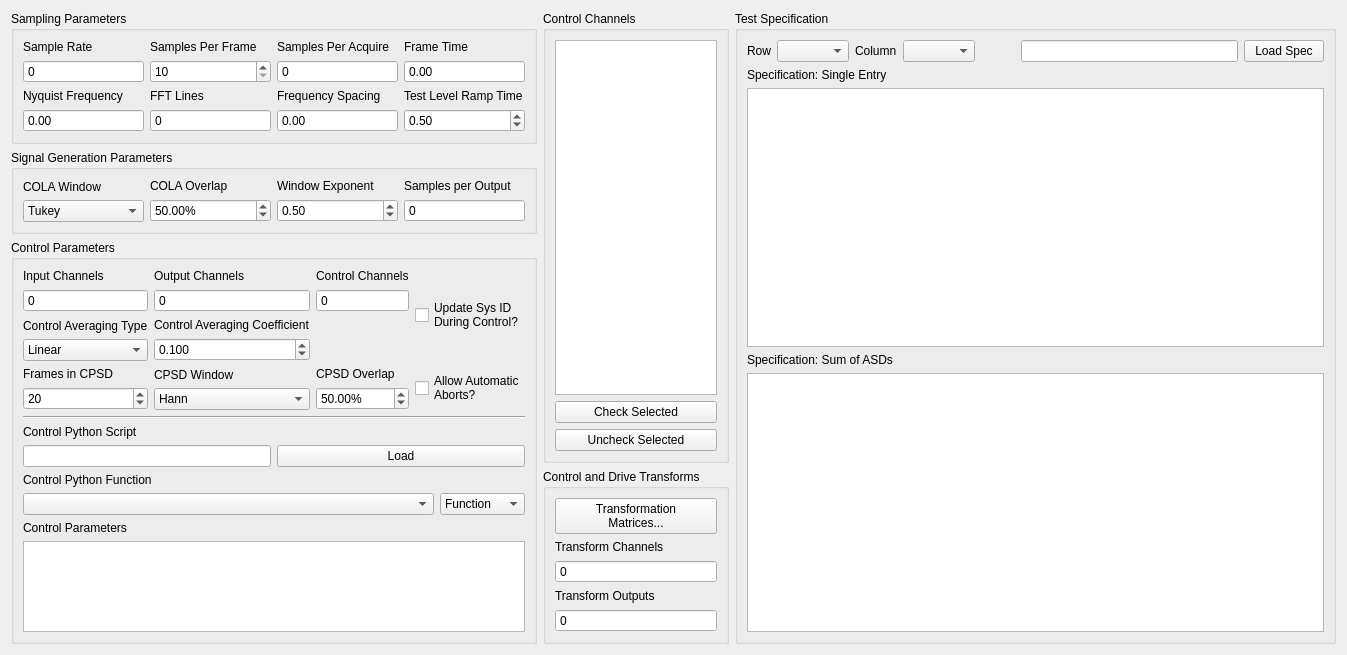
<?xml version="1.0" encoding="UTF-8"?>
<ui version="4.0">
 <class>Form</class>
 <widget class="QWidget" name="Form">
  <property name="geometry">
   <rect>
    <x>0</x>
    <y>0</y>
    <width>1347</width>
    <height>655</height>
   </rect>
  </property>
  <property name="windowTitle">
   <string>Form</string>
  </property>
  <layout class="QVBoxLayout" name="verticalLayout">
   <item>
    <layout class="QHBoxLayout" name="specification_layout" stretch="0,0,1">
     <item>
      <layout class="QVBoxLayout" name="specification_summary_layout">
       <item>
        <widget class="QGroupBox" name="sampling_parameters_groupbox">
         <property name="title">
          <string>Sampling Parameters</string>
         </property>
         <layout class="QGridLayout" name="gridLayout">
          <item row="0" column="2">
           <layout class="QVBoxLayout" name="samples_per_read_layout">
            <item>
             <widget class="QLabel" name="samples_per_acquire_label">
              <property name="text">
               <string>Samples Per Acquire</string>
              </property>
             </widget>
            </item>
            <item>
             <widget class="QSpinBox" name="samples_per_acquire_display">
              <property name="enabled">
               <bool>true</bool>
              </property>
              <property name="toolTip">
               <string>Number of samples that the control process processes at a time.  This will be equal to the Samples per Frame * (1 - Overlap Percentage / 100).  This need correspond to the read or write size of the data acquisition system as the control process acquisition is buffered.</string>
              </property>
              <property name="readOnly">
               <bool>true</bool>
              </property>
              <property name="buttonSymbols">
               <enum>QAbstractSpinBox::NoButtons</enum>
              </property>
              <property name="prefix">
               <string/>
              </property>
              <property name="maximum">
               <number>1000000</number>
              </property>
             </widget>
            </item>
           </layout>
          </item>
          <item row="0" column="0">
           <layout class="QVBoxLayout" name="samples_per_frame_layout">
            <item>
             <widget class="QLabel" name="sample_rate_display_label">
              <property name="text">
               <string>Sample Rate</string>
              </property>
             </widget>
            </item>
            <item>
             <widget class="QSpinBox" name="sample_rate_display">
              <property name="enabled">
               <bool>true</bool>
              </property>
              <property name="toolTip">
               <string>Sample rate in samples per second of the data acquisition hardware.  This is a global parameter and must be set in the Data Acquisition Setup tab.</string>
              </property>
              <property name="readOnly">
               <bool>true</bool>
              </property>
              <property name="buttonSymbols">
               <enum>QAbstractSpinBox::NoButtons</enum>
              </property>
              <property name="prefix">
               <string/>
              </property>
              <property name="maximum">
               <number>1000000</number>
              </property>
             </widget>
            </item>
           </layout>
          </item>
          <item row="1" column="0">
           <layout class="QVBoxLayout" name="nyquist_frequency_layout">
            <item>
             <widget class="QLabel" name="nyquist_frequency_label">
              <property name="text">
               <string>Nyquist Frequency</string>
              </property>
             </widget>
            </item>
            <item>
             <widget class="QDoubleSpinBox" name="nyquist_frequency_display">
              <property name="enabled">
               <bool>true</bool>
              </property>
              <property name="toolTip">
               <string>The Nyquist Frequency is the highest frequency that can be analyzed using frequency domain techniques.  It is the Sample Rate / 2.</string>
              </property>
              <property name="readOnly">
               <bool>true</bool>
              </property>
              <property name="buttonSymbols">
               <enum>QAbstractSpinBox::NoButtons</enum>
              </property>
              <property name="maximum">
               <double>1000000.000000000000000</double>
              </property>
             </widget>
            </item>
           </layout>
          </item>
          <item row="1" column="1">
           <layout class="QVBoxLayout" name="fft_lines_layout">
            <item>
             <widget class="QLabel" name="fft_lines_label">
              <property name="text">
               <string>FFT Lines</string>
              </property>
             </widget>
            </item>
            <item>
             <widget class="QSpinBox" name="fft_lines_display">
              <property name="enabled">
               <bool>true</bool>
              </property>
              <property name="toolTip">
               <string>The number of frequency lines in the Fast Fourier Transform output, which is the number of frequency lines that will be in the Transfer Function and CPSD matrices.</string>
              </property>
              <property name="readOnly">
               <bool>true</bool>
              </property>
              <property name="buttonSymbols">
               <enum>QAbstractSpinBox::NoButtons</enum>
              </property>
              <property name="prefix">
               <string/>
              </property>
              <property name="maximum">
               <number>1000000</number>
              </property>
             </widget>
            </item>
           </layout>
          </item>
          <item row="1" column="2">
           <layout class="QVBoxLayout" name="frequency_spacing_layout">
            <item>
             <widget class="QLabel" name="frequency_spacing_label">
              <property name="text">
               <string>Frequency Spacing</string>
              </property>
             </widget>
            </item>
            <item>
             <widget class="QDoubleSpinBox" name="frequency_spacing_display">
              <property name="enabled">
               <bool>true</bool>
              </property>
              <property name="toolTip">
               <string>The frequency resolution of the measurement, computed by 1/Frame Time.</string>
              </property>
              <property name="readOnly">
               <bool>true</bool>
              </property>
              <property name="buttonSymbols">
               <enum>QAbstractSpinBox::NoButtons</enum>
              </property>
              <property name="maximum">
               <double>1000000.000000000000000</double>
              </property>
             </widget>
            </item>
           </layout>
          </item>
          <item row="0" column="1">
           <layout class="QVBoxLayout" name="sample_rate_layout">
            <item>
             <widget class="QLabel" name="samples_per_frame_label">
              <property name="text">
               <string>Samples Per Frame</string>
              </property>
             </widget>
            </item>
            <item>
             <widget class="QSpinBox" name="samples_per_frame_selector">
              <property name="enabled">
               <bool>true</bool>
              </property>
              <property name="toolTip">
               <string>Samples per measurement frame in the controller. The measurement frame is the &amp;quot;block&amp;quot; of data upon which the signal processing will be performed. This value will determine the window size. A larger value will result in more frequency lines in the FFT analysis. This need not correspond to the read or write size in the data acquisition system.</string>
              </property>
              <property name="readOnly">
               <bool>false</bool>
              </property>
              <property name="buttonSymbols">
               <enum>QAbstractSpinBox::UpDownArrows</enum>
              </property>
              <property name="keyboardTracking">
               <bool>false</bool>
              </property>
              <property name="prefix">
               <string/>
              </property>
              <property name="minimum">
               <number>10</number>
              </property>
              <property name="maximum">
               <number>1000000</number>
              </property>
              <property name="singleStep">
               <number>2</number>
              </property>
             </widget>
            </item>
           </layout>
          </item>
          <item row="0" column="5">
           <layout class="QVBoxLayout" name="frame_time_layout">
            <item>
             <widget class="QLabel" name="frame_time_label">
              <property name="text">
               <string>Frame Time</string>
              </property>
             </widget>
            </item>
            <item>
             <widget class="QDoubleSpinBox" name="frame_time_display">
              <property name="enabled">
               <bool>true</bool>
              </property>
              <property name="toolTip">
               <string>Time to acquire each measurement frame in seconds.  This is the Samples per Frame divided by the Sample Rate.</string>
              </property>
              <property name="readOnly">
               <bool>true</bool>
              </property>
              <property name="buttonSymbols">
               <enum>QAbstractSpinBox::NoButtons</enum>
              </property>
             </widget>
            </item>
           </layout>
          </item>
          <item row="1" column="5">
           <layout class="QVBoxLayout" name="verticalLayout_2">
            <item>
             <widget class="QLabel" name="ramp_time_label">
              <property name="text">
               <string>Test Level Ramp Time</string>
              </property>
             </widget>
            </item>
            <item>
             <widget class="QDoubleSpinBox" name="ramp_time_spinbox">
              <property name="toolTip">
               <string>Time in seconds that the controller takes to change the test level. The test level is changed smoothly to prevent damaging the excitation hardware or part under test. Larger numbers will result in a more smooth transition between test levels, while smaller numbers will make the test level change more quickly.</string>
              </property>
              <property name="minimum">
               <double>0.100000000000000</double>
              </property>
              <property name="maximum">
               <double>100.000000000000000</double>
              </property>
              <property name="singleStep">
               <double>0.100000000000000</double>
              </property>
              <property name="value">
               <double>0.500000000000000</double>
              </property>
             </widget>
            </item>
           </layout>
          </item>
         </layout>
        </widget>
       </item>
       <item>
        <widget class="QGroupBox" name="signal_generation_groupbox">
         <property name="title">
          <string>Signal Generation Parameters</string>
         </property>
         <layout class="QGridLayout" name="gridLayout_2">
          <item row="0" column="0">
           <layout class="QVBoxLayout" name="cola_window_layout">
            <item>
             <widget class="QLabel" name="cola_window_display_label">
              <property name="text">
               <string>COLA Window</string>
              </property>
             </widget>
            </item>
            <item>
             <widget class="QComboBox" name="cola_window_selector">
              <property name="toolTip">
               <string>Window function to use when performing the Constant Overlap and Add to combine time realizations into a continuous signal.  A Hann window is limited to 50% overlap.  Tukey windows can have variable overlap.</string>
              </property>
              <item>
               <property name="text">
                <string>Tukey</string>
               </property>
              </item>
              <item>
               <property name="text">
                <string>Hann</string>
               </property>
              </item>
             </widget>
            </item>
           </layout>
          </item>
          <item row="0" column="2">
           <layout class="QVBoxLayout" name="window_exponent_layout">
            <item>
             <widget class="QLabel" name="window_exponent_label">
              <property name="text">
               <string>Window Exponent</string>
              </property>
             </widget>
            </item>
            <item>
             <widget class="QDoubleSpinBox" name="cola_exponent_selector">
              <property name="toolTip">
               <string>Exponent that the window function is raised to.  This should typically be 0.5 to ensure a constant variance in the signal.  Don't change this value unless you know what you're doing.</string>
              </property>
              <property name="minimum">
               <double>-100.000000000000000</double>
              </property>
              <property name="maximum">
               <double>100.000000000000000</double>
              </property>
              <property name="singleStep">
               <double>0.500000000000000</double>
              </property>
              <property name="value">
               <double>0.500000000000000</double>
              </property>
             </widget>
            </item>
           </layout>
          </item>
          <item row="0" column="1">
           <layout class="QVBoxLayout" name="cola_overlap_percent_layout">
            <item>
             <widget class="QLabel" name="cola_overlap_percent_label">
              <property name="text">
               <string>COLA Overlap</string>
              </property>
             </widget>
            </item>
            <item>
             <widget class="QDoubleSpinBox" name="cola_overlap_percentage_selector">
              <property name="toolTip">
               <string>Percentage overlap between frames that are assembled using the Constant Overlap and Add</string>
              </property>
              <property name="suffix">
               <string>%</string>
              </property>
              <property name="value">
               <double>50.000000000000000</double>
              </property>
             </widget>
            </item>
           </layout>
          </item>
          <item row="0" column="3">
           <layout class="QVBoxLayout" name="samples_per_write_layout">
            <item>
             <widget class="QLabel" name="samples_per_write_label">
              <property name="text">
               <string>Samples per Output</string>
              </property>
             </widget>
            </item>
            <item>
             <widget class="QSpinBox" name="samples_per_write_display">
              <property name="enabled">
               <bool>true</bool>
              </property>
              <property name="toolTip">
               <string>Number of new samples generated by each realization taking into account the overlap with the previous realization.</string>
              </property>
              <property name="readOnly">
               <bool>true</bool>
              </property>
              <property name="buttonSymbols">
               <enum>QAbstractSpinBox::NoButtons</enum>
              </property>
              <property name="maximum">
               <number>10000000</number>
              </property>
             </widget>
            </item>
           </layout>
          </item>
         </layout>
        </widget>
       </item>
       <item>
        <widget class="QGroupBox" name="control_parameters_groupbox">
         <property name="title">
          <string>Control Parameters</string>
         </property>
         <layout class="QGridLayout" name="gridLayout_3">
          <item row="4" column="0" colspan="4">
           <widget class="Line" name="control_separator">
            <property name="orientation">
             <enum>Qt::Horizontal</enum>
            </property>
           </widget>
          </item>
          <item row="1" column="0">
           <layout class="QVBoxLayout" name="control_averaging_type_layout">
            <item>
             <widget class="QLabel" name="control_averaging_type_label">
              <property name="text">
               <string>Control Averaging Type</string>
              </property>
             </widget>
            </item>
            <item>
             <widget class="QComboBox" name="control_averaging_scheme_selector">
              <property name="toolTip">
               <string>Averaging used to compute the FRF/CPSDs during CONTROL (as opposed to during System ID, which is set separately in the System ID tab). Linear averaging weights all measurement frames in the CPSD window equally. Exponential averaging weights more recent frames more heavily, which lets the loop track amplitude/nonlinearity-dependent changes in the system as the test progresses, at the cost of a noisier single-frame estimate right after a restart.</string>
              </property>
              <item>
               <property name="text">
                <string>Linear</string>
               </property>
              </item>
              <item>
               <property name="text">
                <string>Exponential</string>
               </property>
              </item>
             </widget>
            </item>
           </layout>
          </item>
          <item row="1" column="1">
           <layout class="QVBoxLayout" name="control_averaging_coefficient_layout">
            <item>
             <widget class="QLabel" name="control_averaging_coefficient_label">
              <property name="text">
               <string>Control Averaging Coefficient</string>
              </property>
             </widget>
            </item>
            <item>
             <widget class="QDoubleSpinBox" name="control_averaging_coefficient_selector">
              <property name="toolTip">
               <string>Weighting applied to the most recent frame for Exponential control averaging. Ignored if Control Averaging Type is Linear.</string>
              </property>
              <property name="decimals">
               <number>3</number>
              </property>
              <property name="minimum">
               <double>0.000000000000000</double>
              </property>
              <property name="maximum">
               <double>1.000000000000000</double>
              </property>
              <property name="singleStep">
               <double>0.010000000000000</double>
              </property>
              <property name="value">
               <double>0.100000000000000</double>
              </property>
             </widget>
            </item>
           </layout>
          </item>
          <item row="0" column="0">
           <layout class="QVBoxLayout" name="input_channels_layout">
            <item>
             <widget class="QLabel" name="input_channels_label">
              <property name="text">
               <string>Input Channels</string>
              </property>
             </widget>
            </item>
            <item>
             <widget class="QSpinBox" name="input_channels_display">
              <property name="enabled">
               <bool>true</bool>
              </property>
              <property name="toolTip">
               <string>Number of acquisition channels that the controller is measuring.</string>
              </property>
              <property name="readOnly">
               <bool>true</bool>
              </property>
              <property name="buttonSymbols">
               <enum>QAbstractSpinBox::NoButtons</enum>
              </property>
              <property name="prefix">
               <string/>
              </property>
              <property name="maximum">
               <number>1000000</number>
              </property>
             </widget>
            </item>
           </layout>
          </item>
          <item row="5" column="0" colspan="4">
           <layout class="QVBoxLayout" name="control_script_vertical_layout">
            <item>
             <widget class="QLabel" name="control_script_label">
              <property name="text">
               <string>Control Python Script</string>
              </property>
             </widget>
            </item>
            <item>
             <layout class="QHBoxLayout" name="control_script_horizontal_layout">
              <item>
               <widget class="QLineEdit" name="control_script_file_path_input">
                <property name="sizePolicy">
                 <sizepolicy hsizetype="Minimum" vsizetype="Fixed">
                  <horstretch>0</horstretch>
                  <verstretch>0</verstretch>
                 </sizepolicy>
                </property>
                <property name="toolTip">
                 <string>Python script used to specify the control law.</string>
                </property>
                <property name="readOnly">
                 <bool>true</bool>
                </property>
               </widget>
              </item>
              <item>
               <widget class="QPushButton" name="control_script_load_file_button">
                <property name="toolTip">
                 <string>Loads in a Python script to use as the control strategy</string>
                </property>
                <property name="text">
                 <string>Load</string>
                </property>
               </widget>
              </item>
             </layout>
            </item>
           </layout>
          </item>
          <item row="6" column="0" colspan="4">
           <layout class="QVBoxLayout" name="control_function_layout">
            <item>
             <widget class="QLabel" name="control_function_label">
              <property name="text">
               <string>Control Python Function</string>
              </property>
             </widget>
            </item>
            <item>
             <layout class="QHBoxLayout" name="control_function_generator_layout">
              <item>
               <widget class="QComboBox" name="control_function_input">
                <property name="sizePolicy">
                 <sizepolicy hsizetype="MinimumExpanding" vsizetype="Fixed">
                  <horstretch>0</horstretch>
                  <verstretch>0</verstretch>
                 </sizepolicy>
                </property>
                <property name="toolTip">
                 <string>Select the item within the script to use as the control law.</string>
                </property>
               </widget>
              </item>
              <item>
               <widget class="QComboBox" name="control_function_generator_selector">
                <property name="sizePolicy">
                 <sizepolicy hsizetype="Minimum" vsizetype="Fixed">
                  <horstretch>0</horstretch>
                  <verstretch>0</verstretch>
                 </sizepolicy>
                </property>
                <property name="toolTip">
                 <string>Select if the selected control law is a Function, Generator, or Class</string>
                </property>
                <item>
                 <property name="text">
                  <string>Function</string>
                 </property>
                </item>
                <item>
                 <property name="text">
                  <string>Generator</string>
                 </property>
                </item>
                <item>
                 <property name="text">
                  <string>Class</string>
                 </property>
                </item>
               </widget>
              </item>
             </layout>
            </item>
           </layout>
          </item>
          <item row="7" column="0" colspan="4">
           <layout class="QVBoxLayout" name="control_parameters_layout">
            <item>
             <widget class="QLabel" name="control_parameters_label">
              <property name="text">
               <string>Control Parameters</string>
              </property>
             </widget>
            </item>
            <item>
             <widget class="QTextEdit" name="control_parameters_text_input">
              <property name="toolTip">
               <string>Any additional parameters needed by the control law are entered in this text box.  It is up to the control law to define what is needed to be defined in this box.</string>
              </property>
              <property name="lineWrapMode">
               <enum>QTextEdit::NoWrap</enum>
              </property>
              <property name="acceptRichText">
               <bool>false</bool>
              </property>
             </widget>
            </item>
           </layout>
          </item>
          <item row="0" column="1">
           <layout class="QVBoxLayout" name="output_channels_layout">
            <item>
             <widget class="QLabel" name="output_channels_label">
              <property name="text">
               <string>Output Channels</string>
              </property>
             </widget>
            </item>
            <item>
             <widget class="QSpinBox" name="output_channels_display">
              <property name="enabled">
               <bool>true</bool>
              </property>
              <property name="toolTip">
               <string>Number of excitation channels that the controller is generating.</string>
              </property>
              <property name="readOnly">
               <bool>true</bool>
              </property>
              <property name="buttonSymbols">
               <enum>QAbstractSpinBox::NoButtons</enum>
              </property>
              <property name="prefix">
               <string/>
              </property>
              <property name="maximum">
               <number>1000000</number>
              </property>
             </widget>
            </item>
           </layout>
          </item>
          <item row="0" column="2">
           <layout class="QVBoxLayout" name="control_channels_layout">
            <item>
             <widget class="QLabel" name="control_channels_label">
              <property name="text">
               <string>Control Channels</string>
              </property>
             </widget>
            </item>
            <item>
             <widget class="QSpinBox" name="control_channels_display">
              <property name="enabled">
               <bool>true</bool>
              </property>
              <property name="toolTip">
               <string>Number of channels that the controller is using to control the system.</string>
              </property>
              <property name="readOnly">
               <bool>true</bool>
              </property>
              <property name="buttonSymbols">
               <enum>QAbstractSpinBox::NoButtons</enum>
              </property>
              <property name="prefix">
               <string/>
              </property>
              <property name="maximum">
               <number>1000000</number>
              </property>
             </widget>
            </item>
           </layout>
          </item>
          <item row="2" column="2">
           <layout class="QVBoxLayout" name="cpsd_overlap_layout">
            <item>
             <widget class="QLabel" name="cpsd_overlap_label">
              <property name="text">
               <string>CPSD Overlap</string>
              </property>
             </widget>
            </item>
            <item>
             <widget class="QDoubleSpinBox" name="cpsd_overlap_selector">
              <property name="toolTip">
               <string>Percentage overlap between measurements when constructing CPSDs.</string>
              </property>
              <property name="suffix">
               <string>%</string>
              </property>
              <property name="value">
               <double>50.000000000000000</double>
              </property>
             </widget>
            </item>
           </layout>
          </item>
          <item row="2" column="0">
           <layout class="QVBoxLayout" name="frames_in_cpsd_layout">
            <item>
             <widget class="QLabel" name="frames_in_cpsd_label">
              <property name="text">
               <string>Frames in CPSD</string>
              </property>
             </widget>
            </item>
            <item>
             <widget class="QSpinBox" name="cpsd_frames_selector">
              <property name="toolTip">
               <string>Number of measurement frames to use when computing CPSDs.</string>
              </property>
              <property name="maximum">
               <number>500</number>
              </property>
              <property name="value">
               <number>20</number>
              </property>
             </widget>
            </item>
           </layout>
          </item>
          <item row="2" column="1">
           <layout class="QVBoxLayout" name="cpsd_window_layout">
            <item>
             <widget class="QLabel" name="cpsd_window_label">
              <property name="text">
               <string>CPSD Window</string>
              </property>
             </widget>
            </item>
            <item>
             <widget class="QComboBox" name="cpsd_computation_window_selector">
              <property name="toolTip">
               <string>Window function to use when computing CPSDs.</string>
              </property>
              <item>
               <property name="text">
                <string>Hann</string>
               </property>
              </item>
             </widget>
            </item>
           </layout>
          </item>
          <item row="0" column="3" rowspan="2">
           <widget class="QCheckBox" name="update_transfer_function_during_control_selector">
            <property name="toolTip">
             <string>Checking this box will allow the controller to continually update the system identification to perhaps get a better control for nonlinear structures.  Use with caution! If, for example, a shaker becomes disconnected, the controller will see the system identification between that shaker and the control channels become very small, and it will therefore try to push the shaker harder to make up for the poor transfer function, so the problem could explode.</string>
            </property>
            <property name="layoutDirection">
             <enum>Qt::LeftToRight</enum>
            </property>
            <property name="text">
             <string>Update Sys ID
During Control?</string>
            </property>
           </widget>
          </item>
          <item row="2" column="3">
           <widget class="QCheckBox" name="auto_abort_checkbox">
            <property name="toolTip">
             <string>If checked, the controller will automatically abort if the abort level in the specification is hit.</string>
            </property>
            <property name="text">
             <string>Allow Automatic
Aborts?</string>
            </property>
           </widget>
          </item>
         </layout>
        </widget>
       </item>
      </layout>
     </item>
     <item>
      <layout class="QVBoxLayout" name="channels_layout">
       <item>
        <widget class="QGroupBox" name="control_channels_groupbox">
         <property name="title">
          <string>Control Channels</string>
         </property>
         <layout class="QVBoxLayout" name="verticalLayout_3">
          <item>
           <widget class="QListWidget" name="control_channels_selector">
            <property name="sizePolicy">
             <sizepolicy hsizetype="Minimum" vsizetype="Expanding">
              <horstretch>0</horstretch>
              <verstretch>0</verstretch>
             </sizepolicy>
            </property>
            <property name="toolTip">
             <string>Check channels that will be treated as control channels</string>
            </property>
            <property name="sizeAdjustPolicy">
             <enum>QAbstractScrollArea::AdjustToContents</enum>
            </property>
            <property name="selectionMode">
             <enum>QAbstractItemView::ExtendedSelection</enum>
            </property>
           </widget>
          </item>
          <item>
           <widget class="QPushButton" name="check_selected_button">
            <property name="toolTip">
             <string>Checks selected channels to use them as control channels.</string>
            </property>
            <property name="text">
             <string>Check Selected</string>
            </property>
           </widget>
          </item>
          <item>
           <widget class="QPushButton" name="uncheck_selected_button">
            <property name="toolTip">
             <string>Unchecks selected channels so they are not treated as control channels.</string>
            </property>
            <property name="text">
             <string>Uncheck Selected</string>
            </property>
           </widget>
          </item>
         </layout>
        </widget>
       </item>
       <item>
        <widget class="QGroupBox" name="transformation_matrices_groupbox">
         <property name="title">
          <string>Control and Drive Transforms</string>
         </property>
         <layout class="QVBoxLayout" name="verticalLayout_5">
          <item>
           <widget class="QPushButton" name="transformation_matrices_button">
            <property name="toolTip">
             <string>Open the transformation matrix dialog to allow specification of transformations to virtual control or virtual excitation channels.</string>
            </property>
            <property name="text">
             <string>Transformation
Matrices...</string>
            </property>
           </widget>
          </item>
          <item>
           <layout class="QVBoxLayout" name="transform_channels_layout">
            <item>
             <widget class="QLabel" name="transform_channels_label">
              <property name="text">
               <string>Transform Channels</string>
              </property>
             </widget>
            </item>
            <item>
             <widget class="QSpinBox" name="transform_channels_display">
              <property name="enabled">
               <bool>true</bool>
              </property>
              <property name="toolTip">
               <string>Number of virtual channels used for control if transformations are specified.</string>
              </property>
              <property name="readOnly">
               <bool>true</bool>
              </property>
              <property name="buttonSymbols">
               <enum>QAbstractSpinBox::NoButtons</enum>
              </property>
              <property name="prefix">
               <string/>
              </property>
              <property name="maximum">
               <number>1000000</number>
              </property>
             </widget>
            </item>
           </layout>
          </item>
          <item>
           <layout class="QVBoxLayout" name="transform_outputs_layout">
            <item>
             <widget class="QLabel" name="transform_outputs_label">
              <property name="text">
               <string>Transform Outputs</string>
              </property>
             </widget>
            </item>
            <item>
             <widget class="QSpinBox" name="transform_outputs_display">
              <property name="enabled">
               <bool>true</bool>
              </property>
              <property name="toolTip">
               <string>Number of virtual outputs defined if transformations are specified.</string>
              </property>
              <property name="readOnly">
               <bool>true</bool>
              </property>
              <property name="buttonSymbols">
               <enum>QAbstractSpinBox::NoButtons</enum>
              </property>
              <property name="prefix">
               <string/>
              </property>
              <property name="maximum">
               <number>1000000</number>
              </property>
             </widget>
            </item>
           </layout>
          </item>
         </layout>
        </widget>
       </item>
      </layout>
     </item>
     <item>
      <layout class="QVBoxLayout" name="test_specification_layout">
       <item>
        <widget class="QGroupBox" name="test_specification_groupbox">
         <property name="title">
          <string>Test Specification</string>
         </property>
         <layout class="QVBoxLayout" name="verticalLayout_12">
          <item>
           <layout class="QHBoxLayout" name="specification_button_layout">
            <item>
             <widget class="QLabel" name="specification_row_label">
              <property name="text">
               <string>Row</string>
              </property>
             </widget>
            </item>
            <item>
             <widget class="QComboBox" name="specification_row_selector">
              <property name="toolTip">
               <string>Select the row of the CPSD matrix to visualize</string>
              </property>
              <property name="sizeAdjustPolicy">
               <enum>QComboBox::AdjustToContents</enum>
              </property>
             </widget>
            </item>
            <item>
             <widget class="QLabel" name="specification_column_label">
              <property name="text">
               <string>Column</string>
              </property>
             </widget>
            </item>
            <item>
             <widget class="QComboBox" name="specification_column_selector">
              <property name="toolTip">
               <string>Select the column of the CPSD matrix to visualize</string>
              </property>
              <property name="sizeAdjustPolicy">
               <enum>QComboBox::AdjustToContents</enum>
              </property>
             </widget>
            </item>
            <item>
             <spacer name="specification_button_spacer">
              <property name="orientation">
               <enum>Qt::Horizontal</enum>
              </property>
              <property name="sizeType">
               <enum>QSizePolicy::Preferred</enum>
              </property>
              <property name="sizeHint" stdset="0">
               <size>
                <width>40</width>
                <height>20</height>
               </size>
              </property>
             </spacer>
            </item>
            <item>
             <widget class="QLineEdit" name="specification_file_name_display">
              <property name="toolTip">
               <string>File name of the loaded specification</string>
              </property>
              <property name="readOnly">
               <bool>true</bool>
              </property>
             </widget>
            </item>
            <item>
             <widget class="QPushButton" name="load_spec_button">
              <property name="toolTip">
               <string>Loads in a Specification file to which the controller will attempt to control</string>
              </property>
              <property name="text">
               <string>Load Spec</string>
              </property>
             </widget>
            </item>
           </layout>
          </item>
          <item>
           <widget class="QLabel" name="specification_single_entry_label">
            <property name="text">
             <string>Specification: Single Entry</string>
            </property>
           </widget>
          </item>
          <item>
           <widget class="PlotWidget" name="specification_single_plot"/>
          </item>
          <item>
           <widget class="QLabel" name="specification_sum_of_asds_label">
            <property name="text">
             <string>Specification: Sum of ASDs</string>
            </property>
           </widget>
          </item>
          <item>
           <widget class="PlotWidget" name="specification_sum_asds_plot"/>
          </item>
         </layout>
        </widget>
       </item>
      </layout>
     </item>
    </layout>
   </item>
  </layout>
 </widget>
 <customwidgets>
  <customwidget>
   <class>PlotWidget</class>
   <extends>QGraphicsView</extends>
   <header location="global">pyqtgraph</header>
  </customwidget>
 </customwidgets>
 <resources/>
 <connections/>
</ui>
